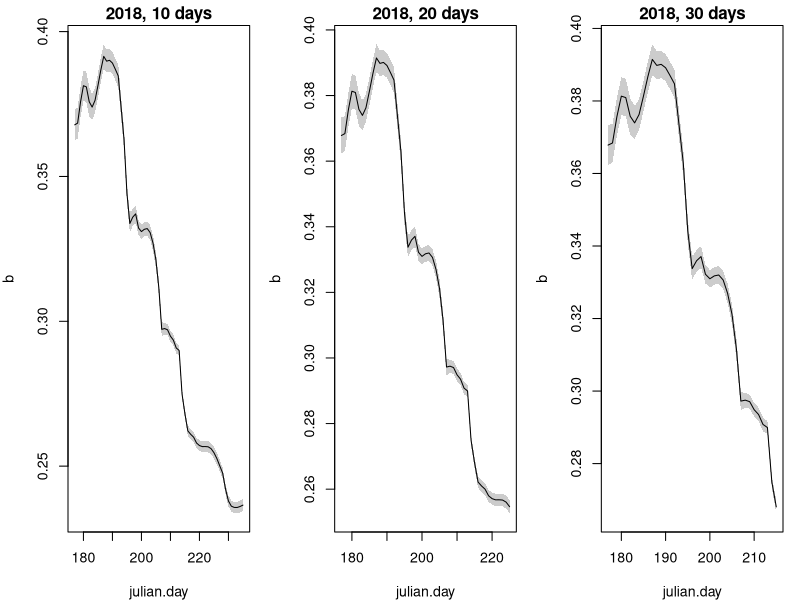

Source code (R):
library(readxl)

#Set a start time to convert time stamp into minutes since start of the year#
start.time = as.POSIXct("2018-01-01", format="%Y-%m-%d", tz="UTC")

#Read 2018 Kuparuk discharge data#
Q.data.2018 = as.data.frame(read_excel("Kuparuk_Q_2018.xlsx"))
#Convert timestamp from text to time R recognize#
Q.data.2018$Date = as.POSIXct(Q.data.2018$Date, format="%Y-%m-%d %H:%M:%S")
#Convert timestamp to minutes since start of the year#
Q.data.2018$min.since = as.numeric(difftime(Q.data.2018$Date, start.time, units="mins"))

#Interpolation function for Q~time#
Q.fun.2018 = approxfun(x=Q.data.2018$min.since, y=Q.data.2018$Discharge_m3s)

#Read water chemistry data and processing time stamp#
chem.data = read.csv("Kuparuk_Chem_2017_2019.csv")
chem.data$DateTime = as.POSIXct(chem.data$DateTime, format="%Y-%m-%d %H:%M", tz="UTC")
chem.data$min.since = as.numeric(difftime(chem.data$DateTime, start.time, units="mins"))

#Selection 2018 data#
chem.2018 = with(chem.data, chem.data[min.since>0 & min.since<365*24*60 & DOC_mgL>0,])
#Calculate discharge at the time of water chemistry measurement#
chem.2018$Q = Q.fun.2018(chem.2018$min.since)
chem.2018 = with(chem.2018, chem.2018[!is.na(Q),])


#Change quartz() to windows() if run on Windows and x11() if run on Linux#
quartz(w=9.5,h=3.2)
par(mfrow=c(1,3), mar=c(4,4,1.5,1), cex=0.85)

#Size of the moving window in days#
window.size = c(10,20,30)

for(m in 1:length(window.size)){
	#number of windows#
	no.window = floor(with(chem.2018, (max(min.since)-min(min.since))/60/24)-window.size[m]+1)
	#Array to store C-Q slope and confidence interval#
	b = array()
	b.up = array()
	b.low = array()
	for(i in 1:no.window){
		#Select data within each window#
		data.temp = with(chem.2018, chem.2018[min.since>min(min.since)+(i-1)*24*60 & min.since<min(min.since)+(i+29)*24*60,])
		#Log(C)~Log(Q) regression#
		#Replace DOC_mgL with Nitrate_mgL for nitrate analysis#
		mod = lm(log(DOC_mgL)~log(Q), data=data.temp)
		b[i] = coef(mod)[2]
		b.up[i] = confint(mod)[2,1]
		b.low[i] = confint(mod)[2,2]
	}

	julian.day = seq(from=floor(min(chem.2018$min.since)/60/24), by=1, length.out=no.window)
	
	#Plot the slope of the C-Q regression#
	title = paste0("2018, ",as.character(window.size[m])," days")
	plot(b~julian.day, type="l", ylim=range(b.low, b.up), pch=19, main=title)
	#Using polyon to plot the confidence interval of the slope#
	polygon(x=c(julian.day,rev(julian.day)), y=c(b.up, rev(b.low)), col=rgb(0,0,0,0.2), border=NA)
}
